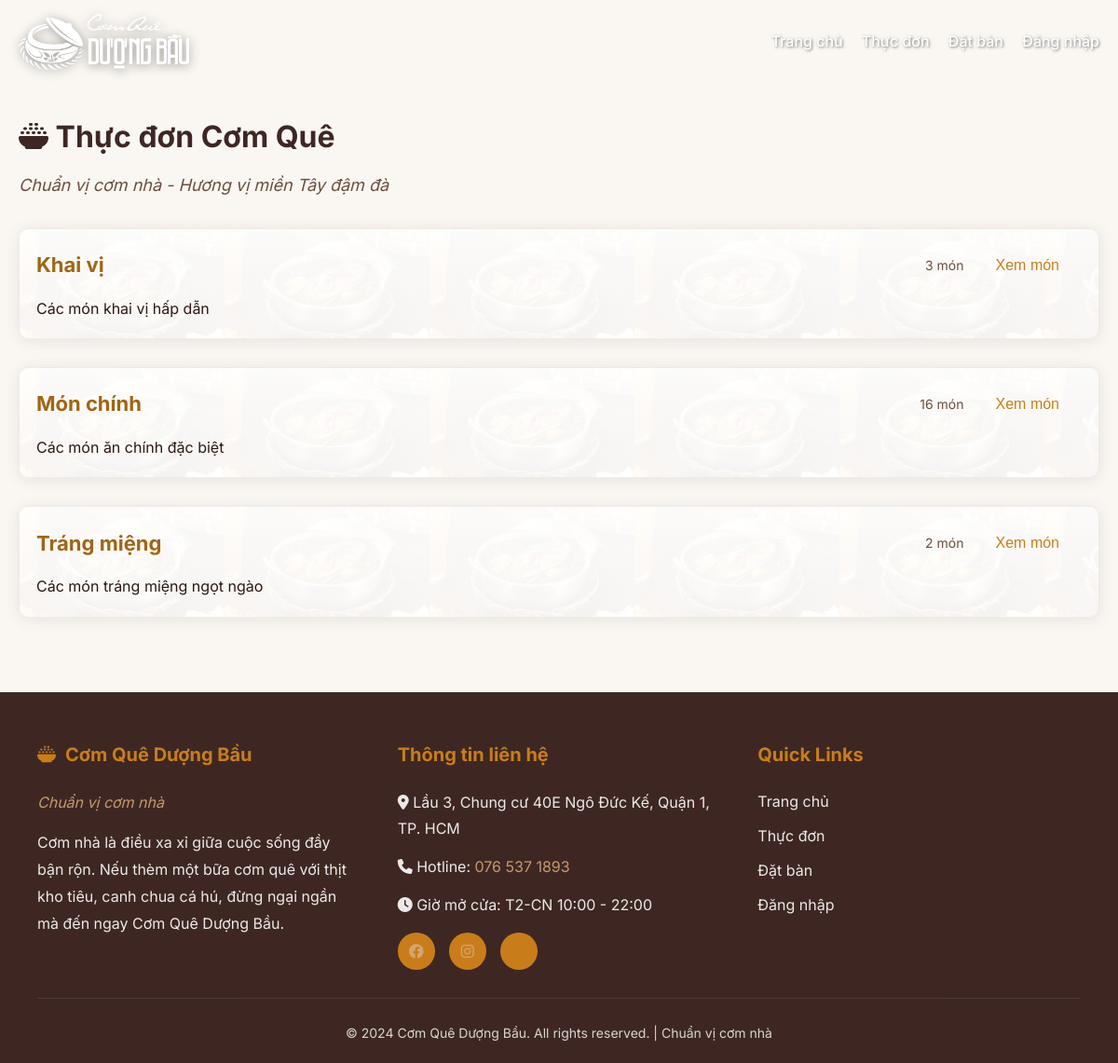
/pages/menu.php, run on the app's committed database.
### tables this page shows
CREATE TABLE IF NOT EXISTS categories (
    id INT AUTO_INCREMENT PRIMARY KEY,
    name VARCHAR(100) NOT NULL,
    description TEXT,
    image VARCHAR(255),
    display_order INT DEFAULT 0,
    created_at TIMESTAMP DEFAULT CURRENT_TIMESTAMP
);

### includes/helpers.php (called while the page is built, shortened)
<?php
function e($string) {
    return htmlspecialchars($string ?? '', ENT_QUOTES, 'UTF-8');
}
?>

### pages/menu.php (the view, shortened to what this page needs)
<?php
require_once '../includes/header.php';
$db = getDB();
$desired = ['Khai vị', 'Món chính', 'Tráng miệng'];
$placeholders = implode(',', array_fill(0, count($desired), '?'));
$orderList = "'" . implode("','", $desired) . "'";
$stmt = $db->prepare("SELECT * FROM categories WHERE name IN ($placeholders) ORDER BY FIELD(name, $orderList)");
$stmt->execute($desired);
$categories = $stmt->fetchAll();
?>
<div class="container">
    <div class="page-header">
        <h1><i class="fas fa-bowl-rice"></i> Thực đơn Cơm Quê</h1>
        <p class="section-subtitle">Chuẩn vị cơm nhà - Hương vị miền Tây đậm đà</p>
    </div>
    <?php foreach ($categories as $category): ?>
        <?php
            $stmt = $db->prepare("SELECT * FROM menu_items WHERE category_id = ? AND is_available = 1 ORDER BY display_order");
            $stmt->execute([$category['id']]);
            $items = $stmt->fetchAll();
            $countItems = count($items);
        ?>
        <section class="menu-section" id="category-<?php echo $category['id']; ?>">
            <div class="menu-section-header">
                <h2><?php echo e($category['name']); ?></h2>
                <div class="menu-section-actions">
                    <span class="item-count"><?php echo $countItems; ?> món</span>
                    <button class="btn btn-outline toggle-menu-btn" data-target="category-<?php echo $category['id']; ?>-grid" aria-expanded="false">Xem món</button>
                </div>
            </div>
            <?php if ($category['description']): ?>
                <p class="category-description"><?php echo e($category['description']); ?></p>
            <?php endif; ?>
        </section>
    <?php endforeach; ?>
</div>
<?php require_once '../includes/footer.php'; ?>

### assets/css/style.css (style rules this page uses)
* { margin: 0; padding: 0; box-sizing: border-box; }
:root { --primary-color: #c97d1a; --primary-dark: #a06614; --secondary-color: #8b4513; --accent-color: #d4a574; --dark-color: #3e2723; --light-color: #faf7f2; --success-color: #5c8a3a; --danger-color: #c7431f; --warning-color: #e6a800; --info-color: #6b5b73; --text-color: #2c1810; --text-light: #6b4e3d; --border-color: #e0d5c7; --shadow: 0 2px 15px rgba(62, 39, 35, 0.1); --shadow-lg: 0 5px 25px rgba(62, 39, 35, 0.15); }
body { font-family: 'Inter', 'Segoe UI', Tahoma, Geneva, Verdana, sans-serif; color: var(--text-color); background-color: var(--light-color); line-height: 1.7; }
.container { max-width: 1200px; margin: 0 auto; padding: 0 20px; }
.menu-section { margin: 30px 0; padding: 18px; background: linear-gradient(rgba(255, 255, 255, 0.98), rgba(255, 255, 255, 0.95)), url('../images/man-chung-20231130124006-c_f1t.png'); background-size: 220px; border-radius: 10px; box-shadow: var(--shadow); border: 1px solid rgba(224, 213, 199, 0.4); }
.menu-section-header { display:flex; align-items:center; justify-content:space-between; gap:12px; margin-bottom:12px }
.menu-section-header h2 { font-size:22px; color:var(--primary-dark); }
.menu-section-actions { display:flex; gap:10px; align-items:center }
.menu-section .item-count { color:var(--text-light); font-size:14px }
.btn-outline { background:transparent; border:1px solid var(--primary-color); color:var(--primary-color); padding:8px 12px; border-radius:8px; cursor:pointer }
.btn { display: inline-block; padding: 12px 24px; border: none; border-radius: 5px; text-decoration: none; cursor: pointer; font-size: 16px; font-weight: 500; transition: all 0.3s; text-align: center; }
section { padding: 60px 20px; }
.section-subtitle { font-size: 18px; color: var(--text-light); font-style: italic; margin-top: 10px; }
.page-header { margin: 30px 0; }
.page-header h1 { color: var(--dark-color); }

### data on the page
categories: name "Khai vị", countItems "3", description "Các món khai vị hấp dẫn"
categories: name "Món chính", countItems "16", description "Các món ăn chính đặc biệt"
categories: name "Tráng miệng", countItems "2", description "Các món tráng miệng ngọt ngào"
